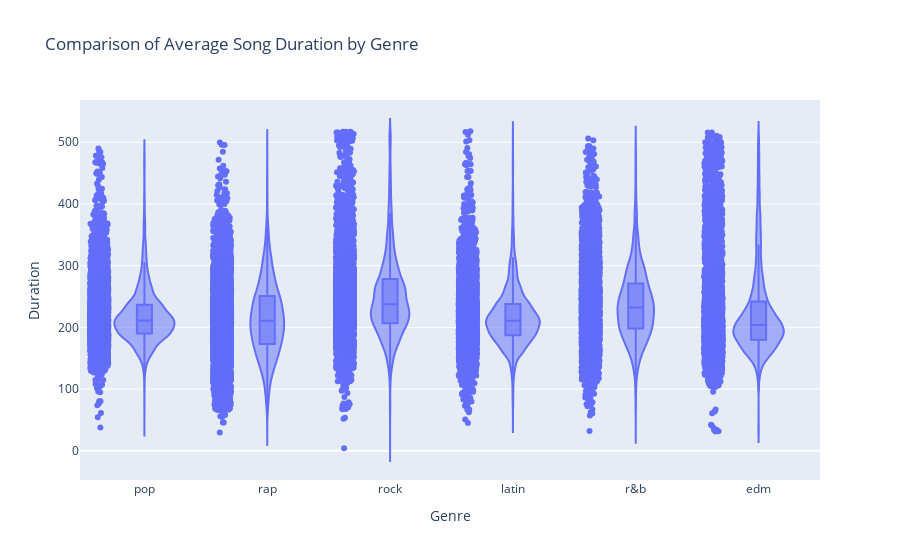

Here is the notebook cell this chart was saved with:
### Code cell
fig = px.violin(songs, 
                x='playlist_genre', y='duration', 
                box=True, 
                points='all', 
                title='Comparison of Average Song Duration by Genre',
                labels={'playlist_genre': 'Genre', 'duration': 'Duration'})
fig.show()

### Figure 1 — Plotly figure (JSON) as saved in the notebook; plotly's stock layout.template omitted (floating-point values rounded to 4 significant figures; data arrays with more than 128 entries replaced by an {"elided": "..."} marker saying what was removed)
{"data": [{"alignmentgroup": "True", "box": {"visible": true}, "hovertemplate": "Genre=%{x}<br>Duration=%{y}<extra></extra>", "legendgroup": "", "marker": {"color": "#636efa"}, "name": "", "offsetgroup": "", "orientation": "v", "points": "all", "scalegroup": "True", "showlegend": false, "type": "violin", "x": {"elided": "32828 str values"}, "x0": " ", "xaxis": "x", "y": {"elided": "32828 float values"}, "y0": " ", "yaxis": "y"}], "layout": {"legend": {"tracegroupgap": 0}, "title": {"text": "Comparison of Average Song Duration by Genre"}, "violinmode": "group", "xaxis": {"anchor": "y", "domain": [0, 1], "title": {"text": "Genre"}}, "yaxis": {"anchor": "x", "domain": [0, 1], "title": {"text": "Duration"}}}}
